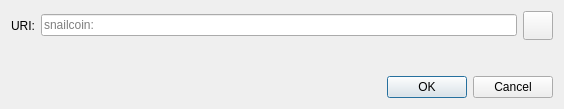
<?xml version="1.0" encoding="UTF-8"?>
<ui version="4.0">
 <class>OpenURIDialog</class>
 <widget class="QDialog" name="OpenURIDialog">
  <property name="geometry">
   <rect>
    <x>0</x>
    <y>0</y>
    <width>564</width>
    <height>109</height>
   </rect>
  </property>
  <property name="windowTitle">
   <string>Open Snailcoin URI</string>
  </property>
  <layout class="QVBoxLayout" name="verticalLayout">
   <item>
    <layout class="QHBoxLayout" name="horizontalLayout">
     <item>
      <widget class="QLabel" name="label">
       <property name="text">
        <string>URI:</string>
       </property>
      </widget>
     </item>
     <item>
      <widget class="QValidatedLineEdit" name="uriEdit">
       <property name="placeholderText">
        <string notr="true">snailcoin:</string>
       </property>
      </widget>
     </item>
     <item>
      <widget class="QToolButton" name="pasteButton">
       <property name="toolTip">
        <string extracomment="Tooltip text for button that allows you to paste an address that is in your clipboard.">Paste address from clipboard</string>
       </property>
       <property name="text">
        <string/>
       </property>
       <property name="icon">
        <iconset resource="../bitcoin.qrc">
         <normaloff>:/icons/editpaste</normaloff>:/icons/editpaste
        </iconset>
       </property>
       <property name="iconSize">
        <size>
         <width>22</width>
         <height>22</height>
        </size>
       </property>
      </widget>
     </item>
    </layout>
   </item>
   <item>
    <spacer name="verticalSpacer">
     <property name="orientation">
      <enum>Qt::Vertical</enum>
     </property>
     <property name="sizeHint" stdset="0">
      <size>
       <width>20</width>
       <height>40</height>
      </size>
     </property>
    </spacer>
   </item>
   <item>
    <widget class="QDialogButtonBox" name="buttonBox">
     <property name="orientation">
      <enum>Qt::Horizontal</enum>
     </property>
     <property name="standardButtons">
      <set>QDialogButtonBox::Cancel|QDialogButtonBox::Ok</set>
     </property>
    </widget>
   </item>
  </layout>
 </widget>
 <customwidgets>
  <customwidget>
   <class>QValidatedLineEdit</class>
   <extends>QLineEdit</extends>
   <header>qt/qvalidatedlineedit.h</header>
  </customwidget>
 </customwidgets>
 <resources/>
 <connections>
  <connection>
   <sender>buttonBox</sender>
   <signal>accepted()</signal>
   <receiver>OpenURIDialog</receiver>
   <slot>accept()</slot>
   <hints>
    <hint type="sourcelabel">
     <x>248</x>
     <y>254</y>
    </hint>
    <hint type="destinationlabel">
     <x>157</x>
     <y>274</y>
    </hint>
   </hints>
  </connection>
  <connection>
   <sender>buttonBox</sender>
   <signal>rejected()</signal>
   <receiver>OpenURIDialog</receiver>
   <slot>reject()</slot>
   <hints>
    <hint type="sourcelabel">
     <x>316</x>
     <y>260</y>
    </hint>
    <hint type="destinationlabel">
     <x>286</x>
     <y>274</y>
    </hint>
   </hints>
  </connection>
 </connections>
</ui>
